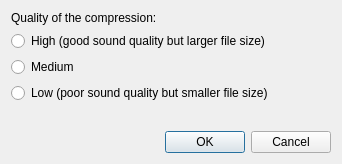
<?xml version="1.0" encoding="UTF-8"?>
<ui version="4.0">
 <class>DialogCompressQuality</class>
 <widget class="QDialog" name="DialogCompressQuality">
  <property name="windowModality">
   <enum>Qt::WindowModal</enum>
  </property>
  <property name="geometry">
   <rect>
    <x>0</x>
    <y>0</y>
    <width>342</width>
    <height>164</height>
   </rect>
  </property>
  <property name="windowTitle">
   <string>Sample compression</string>
  </property>
  <property name="windowIcon">
   <iconset resource="../resources.qrc">
    <normaloff>:/misc/polyphone.png</normaloff>:/misc/polyphone.png</iconset>
  </property>
  <layout class="QGridLayout" name="gridLayout_3">
   <item row="2" column="0">
    <widget class="QRadioButton" name="radioButtonMiddle">
     <property name="text">
      <string>Medium</string>
     </property>
    </widget>
   </item>
   <item row="5" column="0">
    <widget class="QDialogButtonBox" name="buttonBox">
     <property name="orientation">
      <enum>Qt::Horizontal</enum>
     </property>
     <property name="standardButtons">
      <set>QDialogButtonBox::Cancel|QDialogButtonBox::Ok</set>
     </property>
    </widget>
   </item>
   <item row="0" column="0">
    <widget class="QLabel" name="label">
     <property name="text">
      <string>Quality of the compression:</string>
     </property>
    </widget>
   </item>
   <item row="1" column="0">
    <widget class="QRadioButton" name="radioButtonHigh">
     <property name="text">
      <string>High (good sound quality but larger file size)</string>
     </property>
    </widget>
   </item>
   <item row="3" column="0">
    <widget class="QRadioButton" name="radioButtonLow">
     <property name="text">
      <string>Low (poor sound quality but smaller file size)</string>
     </property>
    </widget>
   </item>
   <item row="4" column="0">
    <spacer name="verticalSpacer">
     <property name="orientation">
      <enum>Qt::Vertical</enum>
     </property>
     <property name="sizeHint" stdset="0">
      <size>
       <width>20</width>
       <height>40</height>
      </size>
     </property>
    </spacer>
   </item>
  </layout>
 </widget>
 <resources>
  <include location="../resources.qrc"/>
 </resources>
 <connections>
  <connection>
   <sender>buttonBox</sender>
   <signal>accepted()</signal>
   <receiver>DialogCompressQuality</receiver>
   <slot>accept()</slot>
   <hints>
    <hint type="sourcelabel">
     <x>248</x>
     <y>254</y>
    </hint>
    <hint type="destinationlabel">
     <x>157</x>
     <y>274</y>
    </hint>
   </hints>
  </connection>
  <connection>
   <sender>buttonBox</sender>
   <signal>rejected()</signal>
   <receiver>DialogCompressQuality</receiver>
   <slot>reject()</slot>
   <hints>
    <hint type="sourcelabel">
     <x>316</x>
     <y>260</y>
    </hint>
    <hint type="destinationlabel">
     <x>286</x>
     <y>274</y>
    </hint>
   </hints>
  </connection>
 </connections>
</ui>
